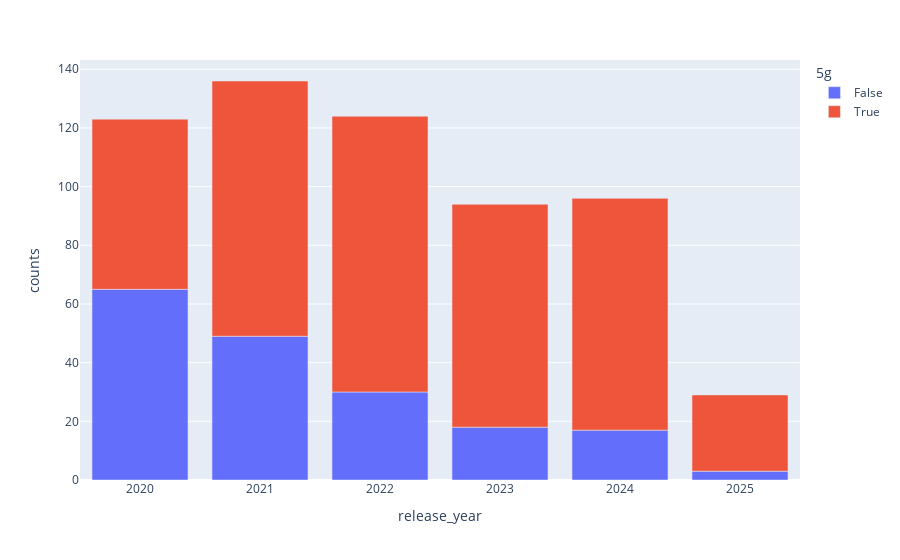

The notebook cell saved with this chart:
### Markdown cell above
Apple recieves the most amount of views on average.

### Code cell
pdf = df.groupby(['release_year', '5g']).size().reset_index(name="counts")
px.bar(pdf, x='release_year', y='counts', color='5g')

### Figure 1 — Plotly figure (JSON) as saved in the notebook; plotly's stock layout.template omitted (floating-point values rounded to 4 significant figures)
{"data": [{"hovertemplate": "5g=False<br>release_year=%{x}<br>counts=%{y}<extra></extra>", "legendgroup": "False", "marker": {"color": "#636efa", "pattern": {"shape": ""}}, "name": "False", "orientation": "v", "showlegend": true, "textposition": "auto", "type": "bar", "x": [2020.0, 2021.0, 2022.0, 2023.0, 2024.0, 2025.0], "xaxis": "x", "y": [65, 49, 30, 18, 17, 3], "yaxis": "y"}, {"hovertemplate": "5g=True<br>release_year=%{x}<br>counts=%{y}<extra></extra>", "legendgroup": "True", "marker": {"color": "#EF553B", "pattern": {"shape": ""}}, "name": "True", "orientation": "v", "showlegend": true, "textposition": "auto", "type": "bar", "x": [2020.0, 2021.0, 2022.0, 2023.0, 2024.0, 2025.0], "xaxis": "x", "y": [58, 87, 94, 76, 79, 26], "yaxis": "y"}], "layout": {"barmode": "relative", "legend": {"title": {"text": "5g"}, "tracegroupgap": 0}, "margin": {"t": 60}, "xaxis": {"anchor": "y", "domain": [0, 1], "title": {"text": "release_year"}}, "yaxis": {"anchor": "x", "domain": [0, 1], "title": {"text": "counts"}}}}
